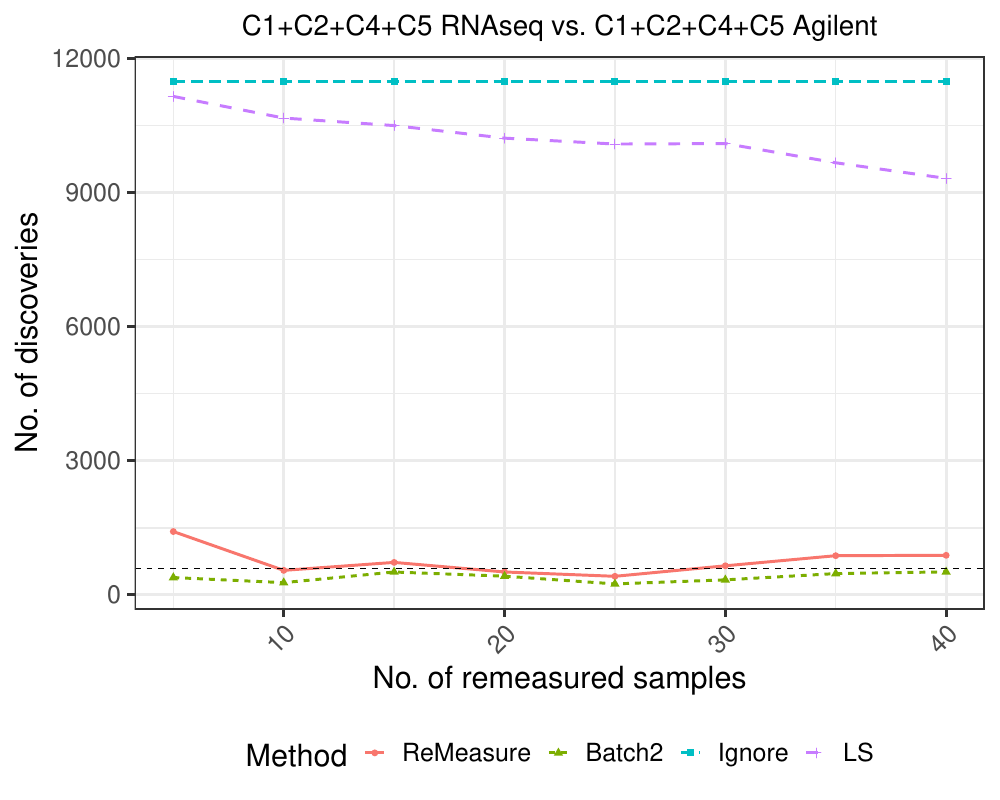

Generate this figure with R:
### real data Null hypothesis ###
rm(list = ls())
source("./code/OvarianCancer.R")
library(stringi)
library(ggplot2)
allMethods = c("ReMeasure", "Batch2", "Ignore", "LS")
Datalist = c("C1C2C4C5_RNAseq", "C1C2C4C5_Agilent", "C1C2C4C5_Agilent")
Ind_all = c( rbind( ReMeasure_C1MES_name[1:10], ReMeasure_C2IMM_name[1:10],
       ReMeasure_C4DIF_name[1:10], ReMeasure_C5PRO_name[1:10]) )


n1s <- seq(5, length(Ind_all), by = 5)
nGene = 11861
alpha = 0.05
procedure = "none"
create.data.discover = function(res.pv.a, procedure = "none") {
  res.df <- reshape::melt(res.pv.a)
  colnames(res.df)[ncol(res.df)] <- 'Value'
  if (procedure == "none") {
    m <- aggregate(Value~Method + ReMeasureNo, res.df, function(x) sum(x <= alpha ))
  } else if (procedure == "BH") {
    m <- aggregate(Value~Method + ReMeasureNo, res.df, function(x) sum( p.adjust(x, method = "BH") < alpha ) )
  } else if (procedure == "bonferroni") {
    m <- aggregate(Value~Method + ReMeasureNo, res.df, function(x) sum( p.adjust(x, method = "bonferroni") < alpha ) )
  }
  m$ReMeasureNo = factor(m$ReMeasureNo)
  return(m)
}


res.pv.a = array(NA, c(length(allMethods), length(n1s), nGene), 
                 dimnames = list(Method = allMethods, ReMeasureNo = paste(n1s), 
                                 Gene = paste(1:nGene) ) )

for (m in 1:length(allMethods)) {
  method = allMethods[m]
  result = read.csv(paste0( './data/order-', paste(Datalist, collapse = '-'), "-method-", method,
                            ".csv"), header = TRUE, check.names = FALSE)
  for (n1 in n1s) {
    for (gene in 1:nGene) {
      res.pv.a[method, as.character(n1), as.character(gene)] = result[gene, paste(n1)]
    }
  }
}

res.pv.a
res.df  = create.data.discover(res.pv.a, procedure)
res.df$ReMeasureNo <-  as.numeric(as.character(res.df$ReMeasureNo))
res.df$Method = factor(res.df$Method, levels = c("ReMeasure", "Batch2", "Ignore", "LS"))

str = stri_replace_all_regex(Datalist,
                             pattern =c("MES", "IMM", "PRO", "DIF", '_'),
                             replacement = c('','','','', ' '),
                             vectorize = FALSE)
str = sub("(C\\d)(C\\d)(C\\d)", "\\1+\\2+\\3+", str)

GraphName = paste0("./figure/Fig5.pdf")
pdf(GraphName, width = 10, height = 8)
obj <- ggplot(res.df, aes(x = ReMeasureNo, y = Value, group = Method, 
                          col = Method, shape = Method,  linetype = Method)) +
  geom_line(size = 1) + geom_point(size = 2) 

obj <- obj + geom_hline(aes(yintercept=alpha*nGene), linetype=2)
obj <- obj + xlab("No. of remeasured samples") + theme_bw(base_size = 22) + 
  theme(legend.position="bottom", axis.text.x = element_text(angle = 45, hjust=1)) + 
  ggtitle(gsub("_", " ", paste(str[-3], collapse = ' vs. ') ) ) + 
  theme(plot.title = element_text(size = 20, hjust = 0.5)) + ylab("No. of discoveries") 
print(obj)
dev.off()






